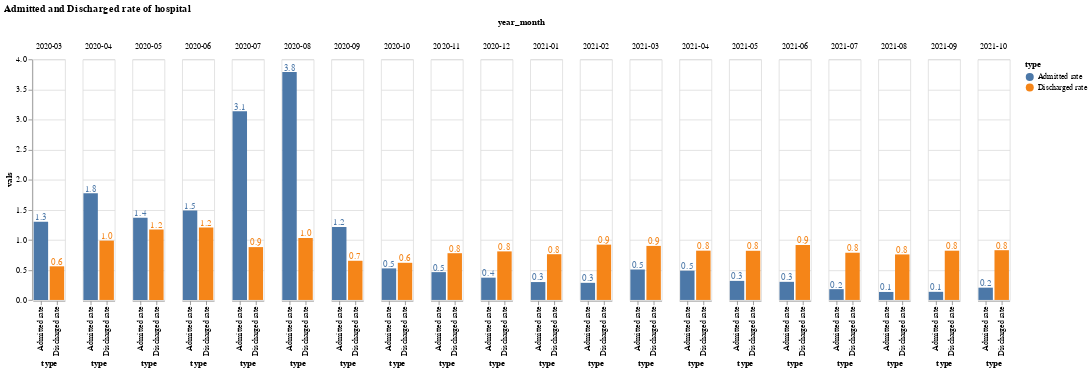

The notebook cell this image was saved under:
### Code cell
#plot a grouped bar chart
chart=alt.Chart(hosp_date).mark_bar().encode(
    x='type:O',
    y='vals:Q',
    color='type:N',
)

#mark the value on each bar of the chart
text = chart.mark_text(
    align='center',
    baseline='middle',
    dy=-5  
).encode(
    text=alt.Text('vals', format='.1f')
)
alt.layer(chart, text, data=hosp_date).facet(column='year_month:N',title='Admitted and Discharged rate of hospital'
)

### Figure 1 — Vega-Lite specification as saved in the notebook (floating-point values rounded to 4 significant figures)
{"config": {"view": {"continuousWidth": 400, "continuousHeight": 300}}, "data": {"name": "data-60604290461416d6ce7cca4f1bb573af"}, "facet": {"column": {"type": "nominal", "field": "year_month"}}, "spec": {"layer": [{"mark": "bar", "encoding": {"color": {"type": "nominal", "field": "type"}, "x": {"type": "ordinal", "field": "type"}, "y": {"type": "quantitative", "field": "vals"}}}, {"mark": {"type": "text", "align": "center", "baseline": "middle", "dy": -5}, "encoding": {"color": {"type": "nominal", "field": "type"}, "text": {"type": "quantitative", "field": "vals", "format": ".1f"}, "x": {"type": "ordinal", "field": "type"}, "y": {"type": "quantitative", "field": "vals"}}}]}, "title": "Admitted and Discharged rate of hospital", "$schema": "https://vega.github.io/schema/vega-lite/v4.8.1.json", "datasets": {"data-60604290461416d6ce7cca4f1bb573af": [{"year_month": "2020-03", "type": "Admitted rate", "vals": 1.301}, {"year_month": "2020-04", "type": "Admitted rate", "vals": 1.773}, {"year_month": "2020-05", "type": "Admitted rate", "vals": 1.368}, {"year_month": "2020-06", "type": "Admitted rate", "vals": 1.489}, {"year_month": "2020-07", "type": "Admitted rate", "vals": 3.137}, {"year_month": "2020-08", "type": "Admitted rate", "vals": 3.788}, {"year_month": "2020-09", "type": "Admitted rate", "vals": 1.213}, {"year_month": "2020-10", "type": "Admitted rate", "vals": 0.5244}, {"year_month": "2020-11", "type": "Admitted rate", "vals": 0.4624}, {"year_month": "2020-12", "type": "Admitted rate", "vals": 0.3703}, {"year_month": "2021-01", "type": "Admitted rate", "vals": 0.2975}, {"year_month": "2021-02", "type": "Admitted rate", "vals": 0.2847}, {"year_month": "2021-03", "type": "Admitted rate", "vals": 0.5062}, {"year_month": "2021-04", "type": "Admitted rate", "vals": 0.4869}, {"year_month": "2021-05", "type": "Admitted rate", "vals": 0.3171}, {"year_month": "2021-06", "type": "Admitted rate", "vals": 0.3012}, {"year_month": "2021-07", "type": "Admitted rate", "vals": 0.1794}, {"year_month": "2021-08", "type": "Admitted rate", "vals": 0.1328}, {"year_month": "2021-09", "type": "Admitted rate", "vals": 0.1351}, {"year_month": "2021-10", "type": "Admitted rate", "vals": 0.2041}, {"year_month": "2020-03", "type": "Discharged rate", "vals": 0.5592}, {"year_month": "2020-04", "type": "Discharged rate", "vals": 0.9865}, {"year_month": "2020-05", "type": "Discharged rate", "vals": 1.173}, {"year_month": "2020-06", "type": "Discharged rate", "vals": 1.203}, {"year_month": "2020-07", "type": "Discharged rate", "vals": 0.8786}, {"year_month": "2020-08", "type": "Discharged rate", "vals": 1.03}, {"year_month": "2020-09", "type": "Discharged rate", "vals": 0.6515}, {"year_month": "2020-10", "type": "Discharged rate", "vals": 0.6176}, {"year_month": "2020-11", "type": "Discharged rate", "vals": 0.7772}, {"year_month": "2020-12", "type": "Discharged rate", "vals": 0.8074}, {"year_month": "2021-01", "type": "Discharged rate", "vals": 0.7604}, {"year_month": "2021-02", "type": "Discharged rate", "vals": 0.9197}, {"year_month": "2021-03", "type": "Discharged rate", "vals": 0.8985}, {"year_month": "2021-04", "type": "Discharged rate", "vals": 0.8193}, {"year_month": "2021-05", "type": "Discharged rate", "vals": 0.8175}, {"year_month": "2021-06", "type": "Discharged rate", "vals": 0.9133}, {"year_month": "2021-07", "type": "Discharged rate", "vals": 0.7849}, {"year_month": "2021-08", "type": "Discharged rate", "vals": 0.7567}, {"year_month": "2021-09", "type": "Discharged rate", "vals": 0.8187}, {"year_month": "2021-10", "type": "Discharged rate", "vals": 0.827}]}}
